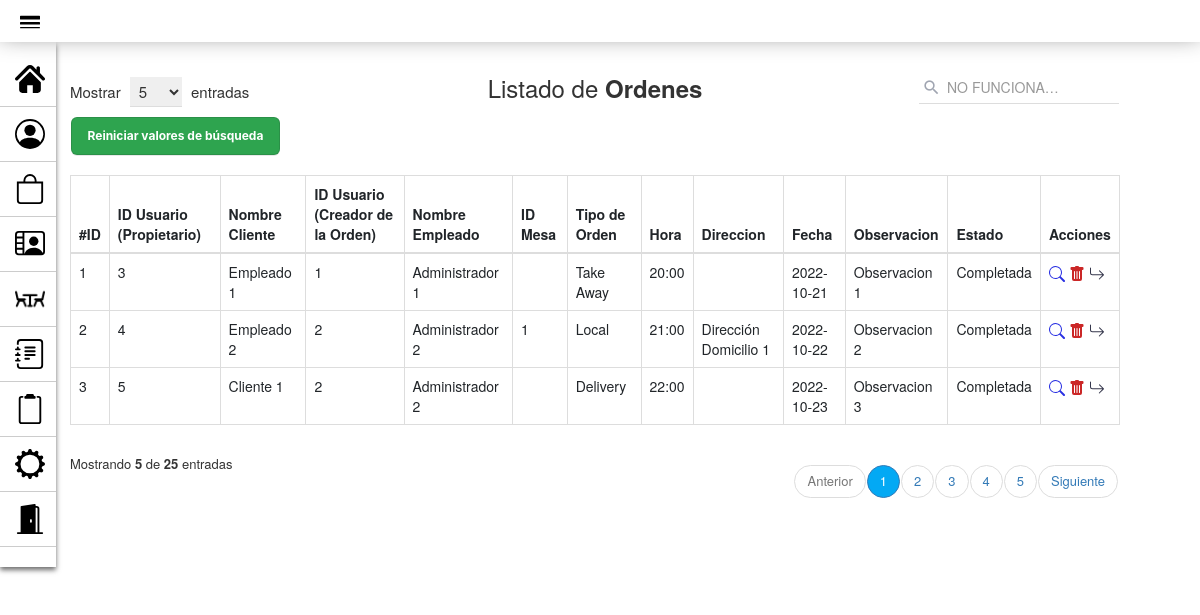
The page /PAGINA_GestionOrdenes.php on the database as committed earlier.
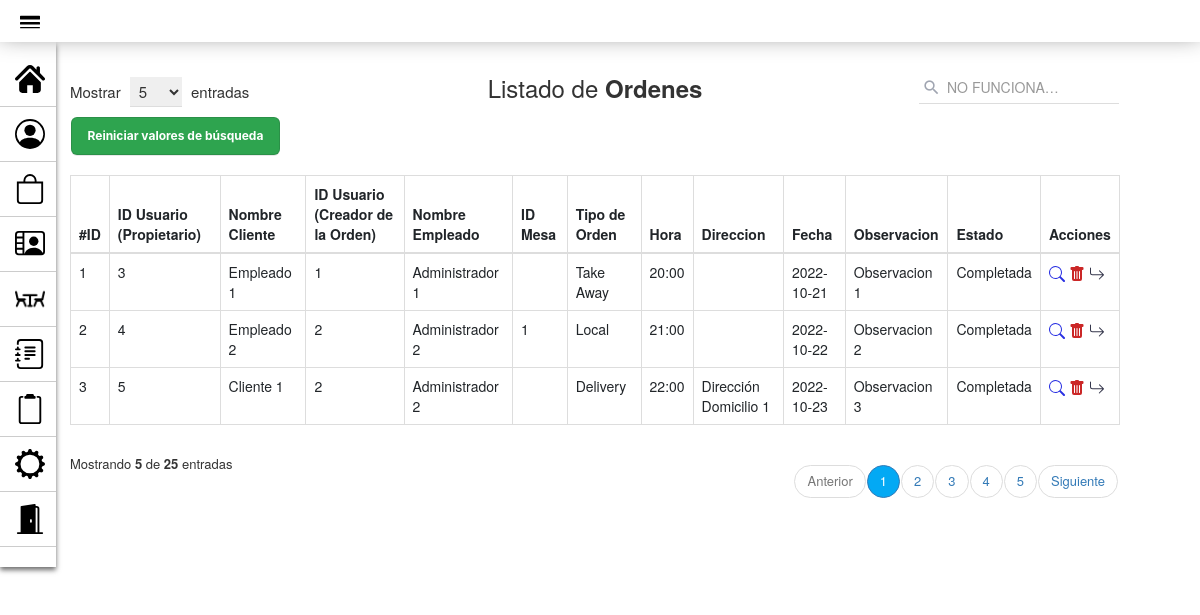
The same page on the database as committed later.
### tables this page shows
CREATE TABLE `orden` (
  `id_orden` int(10) PRIMARY KEY NOT NULL AUTO_INCREMENT COMMENT 'ID de la orden',  
  `cliente_orden` int(10) NULL COMMENT 'Cliente al que le corresponde la orden',
  `empleado_orden` int(10) NULL COMMENT 'Empleado que realizó la orden',
  `mesa_orden` int(10) NULL COMMENT 'Mesa asignada a la orden',
  `tipo_orden` enum('Local','Take Away','Delivery') NULL COMMENT 'Tipo de orden',
  `hora` varchar(5) NOT NULL COMMENT 'Hora de la orden',
  `direccion` varchar(80) NULL COMMENT 'Dirección de la orden',
  `fecha` date NOT NULL COMMENT 'Fecha de la orden realizada',
  `observacion` varchar(90) NULL COMMENT 'Comentarios para el pedido',
  `estado_orden` enum('Generandose...','Pendiente','En Proceso','Completada') NOT NULL COMMENT 'Estado de la orden',
  CONSTRAINT cliente_orden FOREIGN KEY (cliente_orden) REFERENCES usuario(id_usuario),
  CONSTRAINT empleado_orden FOREIGN KEY (empleado_orden) REFERENCES usuario(id_usuario),
  CONSTRAINT mesa_orden FOREIGN KEY (mesa_orden) REFERENCES mesa(id_mesa)
);

### modelo/conexion.php (called while the page is built)
<?php
class Conectar{
    public static function conexion (){
        try{
            $host ="localhost";
            $user ="root";
            $pass="";
            $bd="proyecto_grupo2";
            $con = mysqli_connect($host,$user,$pass);
            mysqli_select_db($con,$bd);
            return $con;
        }catch(Exception $e){
    die('Error'.$e->getMessage());
    echo "La linea de error " . $e->getLine();
        }
    }
    }
?>

### modelo/Orden.php (called while the page is built, shortened)
<?php
class Orden
{
    private $con;
    private $orden;
    public function __construct()
    {
        require_once("conexion.php");
        $this->con = conectar::conexion();
    }
    public function listar_ordenes()
    {
        $sql = "SELECT *
        FROM orden ORDER BY id_orden";
        $query = mysqli_query($this->con, $sql);
        while ($filas = mysqli_fetch_array($query)) {
            $this->orden[] = $filas;
        }
        return $this->orden;
    }
}
?>

### controlador/Controlador_PerfilUsuario.php (called while the page is built, shortened)
<?php
$id_perfil = $_SESSION['id'];
?>

### vista/Orden_VISTA.php (the view, shortened to what this page needs)
<!DOCTYPE html>
<html lang="es">
<head>
    <link rel="stylesheet" href="assets/styles2.css">
    <link href="https://cdn.jsdelivr.net/npm/bootstrap@5.2.0/dist/css/bootstrap.min.css" rel="stylesheet">
    <link href="https://maxcdn.bootstrapcdn.com/bootstrap/3.3.7/css/bootstrap.min.css" rel="stylesheet">
</head>
<body>
    <div class="container">
        <div class="table-responsive">
            <div class="table-wrapper">
                <div class="table-title">
                    <div class="row">
                        <div class="col-xs-4">
                            <div class="show-entries">
                                <span>Mostrar</span>
                                <select>
                                    <option>5</option>
                                </select>
                                <span>entradas</span>
                            </div>
                        </div>
                        <div class="col-xs-4">
                            <h2 class="text-center">Listado de <b>Ordenes</b></h2>
                        </div>
                        <?php require_once("vista/BUSCAR_Orden_VISTA.php"); ?>
                        <table class="table table-bordered">
                            <thead>
                                <tr>
                                    <th>#ID</th>
                                    <th>ID Usuario (Propietario)</th>
                                    <th>Nombre Cliente</th>
                                    <th>ID Usuario (Creador de la Orden)</th>
                                    <th>Nombre Empleado</th>
                                    <th>ID Mesa</th>
                                    <th>Tipo de Orden</th>
                                    <th>Hora</th>
                                    <th>Direccion</th>
                                    <th>Fecha</th>
                                    <th>Observacion</th>
                                    <th>Estado</th>
                                    <th>Acciones</th>
                                </tr>
                            </thead>
                            <tbody>
                                <?php foreach ($matrizOrden as $orden) : ?>
                                    <tr>
                                        <td scope="row"><?php echo $orden['id_orden'] ?></td>
                                        <td><?php echo $orden['cliente_orden'] ?></td>
                                        <td><?php echo $_SESSION['cliente_orden'] ?></td>
                                        <td><?php echo $orden['empleado_orden'] ?></td>
                                        <td><?php echo $_SESSION['empleado_orden'] ?></td>
                                        <td><?php echo $orden['mesa_orden'] ?></td>
                                        <td><?php echo $orden['tipo_orden'] ?></td>
                                        <td><?php echo $orden['hora'] ?></td>
                                        <td><?php echo $orden['direccion'] ?></td>
                                        <td><?php echo $orden['fecha'] ?></td>
                                        <td><?php echo $orden['observacion'] ?></td>
                                        <td><?php echo $orden['estado_orden'] ?></td>
                                        <td>
                                            <a href="PAGINA_VerOrden.php?id=<?php echo $orden['id_orden'] ?>" title="Ver Orden"><img src="assets/iconos/icono-lupa.svg"></a>
                                            <a href="controlador/eliminar_Orden_controlador.php?id=<?php echo $orden['id_orden'] ?>" title="Eliminar" onclick="javascript:return asegurar();"><img src="assets/iconos/icono-papelera.svg"></a>
                                            <a href="controlador/AvanzarEstadoOrden_controlador.php?id=<?php echo $orden['id_orden'] ?>" title="Avanzar Estado"><img src="assets/iconos/icono-flecha.svg"></a>
                                        </td>
                                    </tr>
                                <?php endforeach; ?>
                            </tbody>
                        </table>
                        <div class="clearfix">
                            <div class="hint-text">Mostrando <b>5</b> de <b>25</b> entradas</div>
                            <ul class="pagination">
                                <li class="page-item disabled"><a href="#">Anterior</a></li>
                                <li class="page-item active"><a href="#" class="page-link">1</a></li>
                                <li class="page-item"><a href="#" class="page-link">2</a></li>
                                <li class="page-item"><a href="#" class="page-link">3</a></li>
                                <li class="page-item"><a href="#" class="page-link">4</a></li>
                                <li class="page-item"><a href="#" class="page-link">5</a></li>
                                <li class="page-item"><a href="#" class="page-link">Siguiente</a></li>
                            </ul>
                        </div>
                    </div>
                </div>
</body>
</html>

### PAGINA_GestionOrdenes.php (shortened to what this page needs)
<!DOCTYPE html>
<html lang="es">
<head>
        <link rel="stylesheet" href="assets/styles2.css">
        <link href="https://cdn.jsdelivr.net/npm/bootstrap@5.2.0/dist/css/bootstrap.min.css" rel="stylesheet">
        <link href="https://maxcdn.bootstrapcdn.com/bootstrap/3.3.7/css/bootstrap.min.css" rel="stylesheet">
        <link href="https://maxcdn.bootstrapcdn.com/font-awesome/4.7.0/css/font-awesome.min.css" rel="stylesheet">
</head>
<body>
        <?php require_once("vista/MENSAJE_Gestor_VISTA.php"); ?>
        <div class="container-fluid cont-pers">
                <div class="col-8 ">
                        <?php require_once("controlador/Ordenes_controlador.php"); ?>
                        <?php require_once("vista/ADMIN_BarraNavegacion.php"); ?>
</body>
</html>

### vista/MENSAJE_Gestor_VISTA.php (shortened to what this page needs)
<!DOCTYPE html>
<html lang="es">
<head>
    <link rel="stylesheet" href="assets/styles_alertas.css">
</head>
<body>
</body>
</html>

### controlador/Ordenes_controlador.php
<?php
require_once("modelo/Orden.php");
$orden = new Orden();
$matrizOrden = $orden->listar_ordenes();
if ($matrizOrden) {
    require_once("vista/Orden_VISTA.php");
} else {
?>
    <div class="no_hay_registros">
        <?php echo "No hay ordenes registradas en el sistema"; ?>
    </div>
<?php
}
?>

### vista/BUSCAR_Orden_VISTA.php (shortened to what this page needs)
<!DOCTYPE html>
<html lang="es">
<head>
</head>
<body>
    <div class="col-xs-4">
        <form method="POST">
            <div class="search-box">
                <div class="input-group" type="text" name="busqueda">
                    <span class="input-group-addon"><i class="material-icons">&#xE8B6;</i></span>
                    <input type="text" name="reserva" class="form-control" placeholder="NO FUNCIONA&hellip;">
                </div>
            </div>
    </div>
    <div><input class="button-1" type="submit" value="Reiniciar valores de búsqueda"></input></div>
    </div>
    </div>
</body>
</html>

### vista/ADMIN_BarraNavegacion.php (shortened to what this page needs)
<!DOCTYPE html>
<html lang="es">
<head>
    <link rel="stylesheet" href="assets/styles_navbar.css">
</head>
<body>
    <?php require_once("controlador/Controlador_PerfilUsuario.php"); ?>
    <header>
        <span class="menu"><img src="assets/iconos/icono-desplegable.svg" alt="Inicio" width="20" height="20"></span>
    </header>
    <aside class="keep">
        <ul>
            <li>
                <a class="message" href="index.php" style="text-decoration:none">
                    <span><img src="assets/iconos/icono-inicio.svg" alt="Inicio" width="30" height="30"></span>
                </a>
            </li>
            <li>
                <a class="message" href="PAGINA_GestionUsuarios.php" style="text-decoration:none">
                    <span><img src="assets/iconos/icono-usuario2.svg" alt="Usuarios" width="30" height="30"></span>
                </a>
            </li>
            <li>
                <a class="message" href="PAGINA_GestionProductos.php" style="text-decoration:none">
                    <span><img src="assets/iconos/icono-producto.svg" alt="Productos" width="30" height="30"></span>
                </a>
            </li>
            <li>
                <a class="message" href="PAGINA_GestionProveedores.php" style="text-decoration:none">
                    <span><img src="assets/iconos/icono-proveedor.svg" alt="Proveedores" width="30" height="30"></span>
                </a>
            </li>
            <li>
                <a class="message" href="PAGINA_GestionMesas.php" style="text-decoration:none">
                    <span><img src="assets/iconos/icono-mesa2.png" alt="Mesas" width="30" height="30"></span>
                </a>
            </li>
            <li>
                <a class="message" href="PAGINA_GestionReservas.php" style="text-decoration:none">
                    <span><img src="assets/iconos/icono-reserva.svg" alt="Reservas" width="30" height="30"></span>
                </a>
            </li>
            <li>
                <a class="message" href="PAGINA_GestionOrdenes.php" style="text-decoration:none">
                    <span><img src="assets/iconos/icono-comanda.svg" alt="Ordenes" width="30" height="30"></span>
                </a>
            </li>
            <li>
                <a class="message" href="PAGINA_ModificarPerfil.php?id=<?php echo $id_perfil ?>" style="text-decoration:none">
                    <span><img src="assets/iconos/icono-ajuste.svg" alt="Configuración" width="30" height="30"></span>
                </a>
            </li>
            <li>
                <a class="message" href="controlador/Logout.php" style="text-decoration:none">
                    <span><img src="assets/iconos/icono-salir.svg" alt="Logout" width="30" height="30"></span>
                </a>
            </li>
        </ul>
    </aside>
</body>
</html>

### assets/styles2.css (style rules this page uses)
body { font-family: 'Roboto', sans-serif; background-repeat: no-repeat; background-size: cover; }
.table-responsive { margin: 50px 0; margin-left: 20px; }
.table-wrapper { min-width: 35em; background: #fff; padding: 20px; box-shadow: 0 1px 1px rgba(0, 0, 0, .05); }
.table-title { font-size: 15px; padding-bottom: 10px; margin: 0 0 10px; min-height: 45px; }
.table-title h2 { margin: 5px 0 0; font-size: 24px; }
.table-title select { border-color: #ddd; border-width: 0 0 1px 0; padding: 3px 10px 3px 5px; margin: 0 5px; }
.table-title .show-entries { margin-top: 7px; }
.search-box { position: relative; float: right; }
.search-box .input-group { min-width: 200px; position: absolute; right: 0; }
.search-box .input-group-addon, .search-box input { border-color: #ddd; border-radius: 0; }
.search-box .input-group-addon { border: none; border: none; background: transparent; position: absolute; z-index: 9; }
.search-box input { height: 34px; padding-left: 28px; box-shadow: none !important; border-width: 0 0 1px 0; }
.search-box i { color: #a0a5b1; font-size: 19px; position: relative; top: 2px; left: -10px; }
table.table tr th, table.table tr td { border-color: #e9e9e9; }
table.table td:last-child { width: fit-content; }
table.table td a { color: #a0a5b1; }
.pagination { float: right; margin: 0 0 5px; }
.pagination li a { border: none; font-size: 13px; min-width: 30px; min-height: 30px; padding: 0 10px; color: #999; margin: 0 2px; line-height: 30px; border-radius: 30px !important; text-align: center; }
.pagination li.active a { background: #03A9F4; }
.hint-text { float: left; margin-top: 10px; font-size: 13px; }
.button-1 { appearance: none; background-color: #2ea44f; border: 1px solid rgba(27, 31, 35, .15); border-radius: 6px; box-shadow: rgba(27, 31, 35, .1) 0 1px 0; box-sizing: border-box; color: #fff; cursor: pointer; display: inline-block; font-family: -apple-system, system-ui, "Segoe UI", Helvetica, Arial, sans-serif, "Apple Color Emoji", "Segoe UI Emoji"; font-size: 12px; font-weight: 700; line-height: 16px; padding: 10px 16px; margin-top: 10px; margin-left: 8px; }
.material-icons { font-family: 'Material Icons'; font-size: 16px; vertical-align: text-top; }

### assets/styles_navbar.css (style rules this page uses)
* { margin: 0px; padding: 0px; }
header { background: #fff; padding: 10px 20px; box-shadow: 0px -8px 25px #6d6d6d; position: fixed; top: 0; left: 0; width: 100%; z-index: 991; }
.menu { display: inline-block; cursor: pointer; }
aside { width: 4em; background: #fff; padding: 0px 0px 10px 0px; position: absolute; left: 0px; top: 0px; height: 100%; box-shadow: 0px 3px 5px #6d6d6d; overflow: hidden; z-index: 99; height: fit-content; margin-top: 3em; }
aside ul { list-style: none; width: 100%; margin-left: -30px; margin-top: 10px; }
aside ul li { border-bottom: 1px solid #ccc; padding: 12px 25px; position: relative; width: fit-content; }
aside ul li a { font-size: 14px; color: #4a4a4a; text-decoration: none; text-transform: uppercase; white-space: nowrap; display: inline-block; }
aside ul li a span { display: inline-block; vertical-align: middle; color: #000000; width: 38px; }
.message { font-family: 'Signika', sans-serif; font-size: 12px; }

Rows that differ between the two databases and show on the page:
changed orden "Local": direccion "Dirección Domicilio 1" → (not shown)
changed orden "Delivery": direccion (not shown) → "Dirección Domicilio 1"
